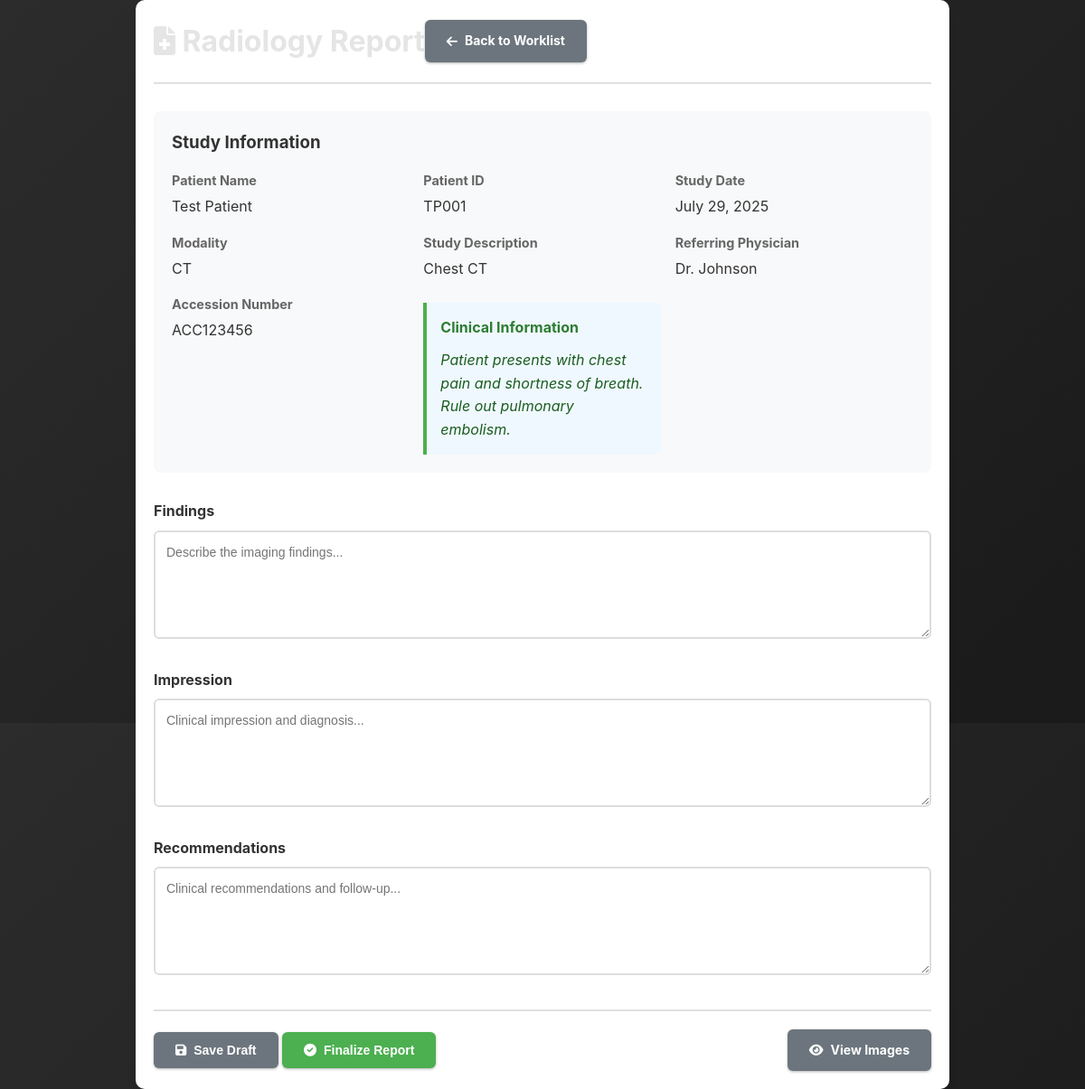
The page /worklist/study/1/report/ (signed in) on the database as committed earlier.
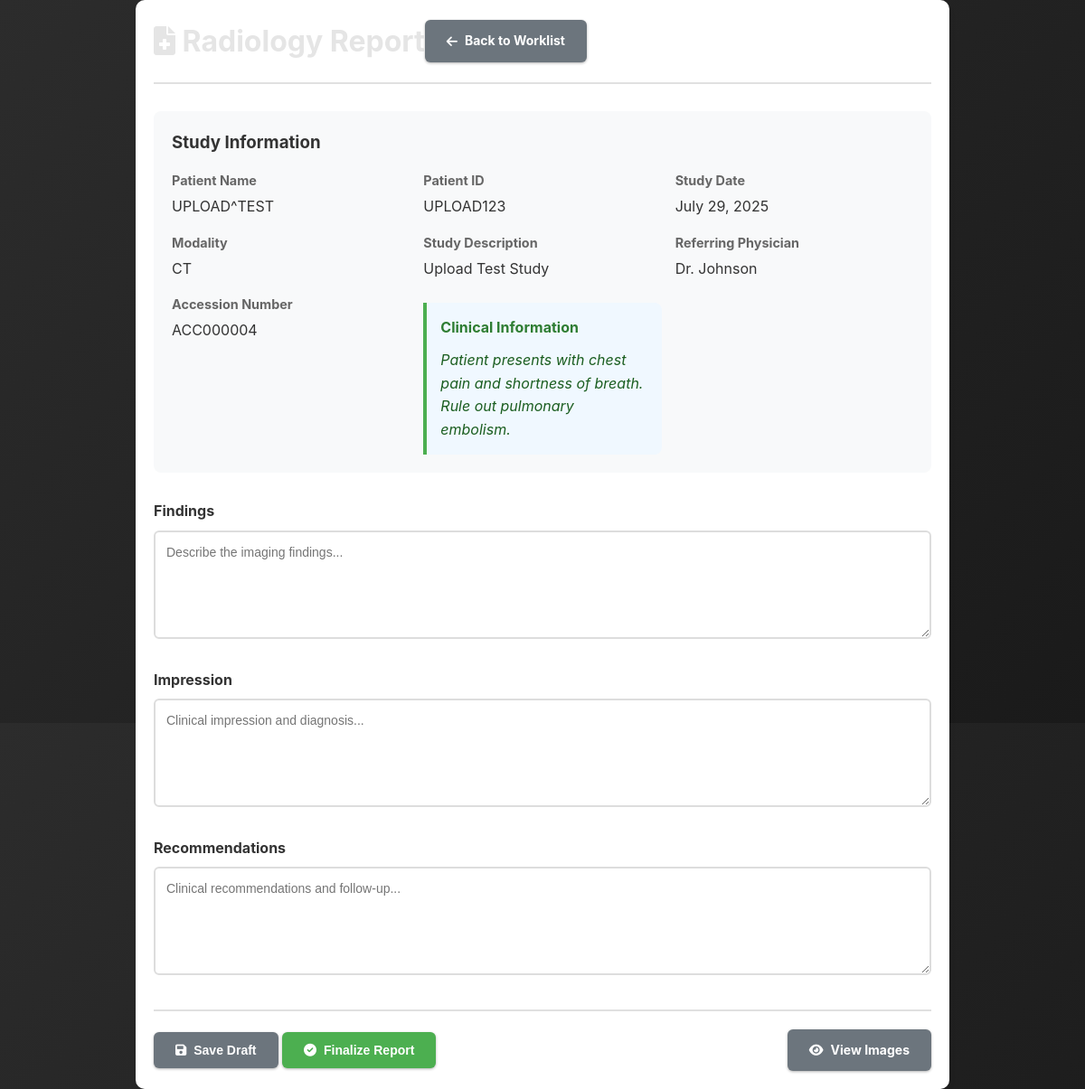
The same page on the database as committed later.
### viewer/models.py (models this page shows, shortened)
class DicomStudy(models.Model):
    study_instance_uid = models.CharField(max_length=100, unique=True)
    patient_name = models.CharField(max_length=200)
    patient_id = models.CharField(max_length=100)
    study_date = models.DateField(null=True, blank=True)
    study_time = models.TimeField(null=True, blank=True)
    study_description = models.TextField(blank=True)
    modality = models.CharField(max_length=10)
    institution_name = models.CharField(max_length=200, blank=True)
    created_at = models.DateTimeField(auto_now_add=True)
    uploaded_by = models.ForeignKey(User, on_delete=models.CASCADE, null=True, blank=True)
    facility = models.ForeignKey(Facility, on_delete=models.SET_NULL, null=True, blank=True)
    clinical_info = models.TextField(blank=True)
    accession_number = models.CharField(max_length=50, blank=True)
    referring_physician = models.CharField(max_length=200, blank=True)
    class Meta:
        ordering = ['-created_at']

### worklist/views.py (the view)
# urls.py: path('study/<int:study_id>/report/', views.create_report, name='create_report'),
@login_required
def create_report(request, study_id):
    study = get_object_or_404(DicomStudy, id=study_id)
    if not (request.user.is_superuser or
            request.user.groups.filter(name='Radiologists').exists()):
        return JsonResponse({'error': 'Permission denied. Only radiologists and administrators can create reports.'}, status=403)
    if not (request.user.is_superuser or
            request.user.groups.filter(name='Radiologists').exists() or
            (hasattr(request.user, 'facility') and
             request.user.facility == study.facility)):
        return JsonResponse({'error': 'Access denied. You do not have permission to access this study.'}, status=403)
    if request.method == 'POST':
        data = json.loads(request.body)
        report, created = Report.objects.get_or_create(
            study=study,
            radiologist=request.user,
            defaults={
                'findings': data.get('findings', ''),
                'impression': data.get('impression', ''),
                'recommendations': data.get('recommendations', ''),
                'status': 'draft'
            }
        )
        if not created:
            report.findings = data.get('findings', report.findings)
            report.impression = data.get('impression', report.impression)
            report.recommendations = data.get('recommendations', report.recommendations)
        if data.get('finalize'):
            report.status = 'finalized'
            report.finalized_at = timezone.now()
            worklist_entries = WorklistEntry.objects.filter(study=study)
            for entry in worklist_entries:
                entry.status = 'completed'
                entry.save()
            if study.facility:
                facility_users = study.facility.staff.all()
                for user in facility_users:
                    Notification.objects.create(
                        recipient=user,
                        notification_type='report_ready',
                        title=f'Report Ready: {study.patient_name}',
                        message=f'The radiology report for {study.patient_name} is now available.',
                        related_study=study
                    )
        report.save()
        return JsonResponse({
            'success': True,
            'report_id': report.id,
            'status': report.status
        })
    else:
        if request.headers.get('Content-Type') == 'application/json' or request.headers.get('Accept') == 'application/json':
            try:
                report = Report.objects.filter(study=study).latest('created_at')
                return JsonResponse({
                    'findings': report.findings,
                    'impression': report.impression,
                    'recommendations': report.recommendations,
                    'status': report.status,
                    'radiologist': report.radiologist.get_full_name() or report.radiologist.username,
                    'created_at': report.created_at.isoformat(),
                    'finalized_at': report.finalized_at.isoformat() if report.finalized_at else None
                })
            except Report.DoesNotExist:
                return JsonResponse({})
        else:
            try:
                report = Report.objects.filter(study=study).latest('created_at')
            except Report.DoesNotExist:
                report = None
            context = {
                'study': study,
                'report': report,
                'is_radiologist': request.user.groups.filter(name='Radiologists').exists(),
                'is_admin': request.user.is_superuser
            }
            return render(request, 'worklist/report.html', context)

### templates/worklist/report.html (shortened to what this page needs)
<!DOCTYPE html>
<html lang="en">
<head>
    {% load static %}
    <link rel="stylesheet" href="{% static 'css/worklist.css' %}">
    <link rel="stylesheet" href="https://cdnjs.cloudflare.com/ajax/libs/font-awesome/6.0.0/css/all.min.css">
</head>
<body>
    <div class="report-container">
        <div class="report-header">
            <h1><i class="fas fa-file-medical"></i> Radiology Report</h1>
            <a href="/worklist/" class="btn btn-secondary">
                <i class="fas fa-arrow-left"></i> Back to Worklist
            </a>
        </div>
        <div class="study-info">
            <h3>Study Information</h3>
            <div class="info-grid">
                <div class="info-item">
                    <span class="info-label">Patient Name</span>
                    <span class="info-value">{{ study.patient_name }}</span>
                </div>
                <div class="info-item">
                    <span class="info-label">Patient ID</span>
                    <span class="info-value">{{ study.patient_id }}</span>
                </div>
                <div class="info-item">
                    <span class="info-label">Study Date</span>
                    <span class="info-value">{{ study.study_date }}</span>
                </div>
                <div class="info-item">
                    <span class="info-label">Modality</span>
                    <span class="info-value">{{ study.modality }}</span>
                </div>
                <div class="info-item">
                    <span class="info-label">Study Description</span>
                    <span class="info-value">{{ study.study_description|default:"N/A" }}</span>
                </div>
                <div class="info-item">
                    <span class="info-label">Referring Physician</span>
                    <span class="info-value">{{ study.referring_physician|default:"N/A" }}</span>
                </div>
                <div class="info-item">
                    <span class="info-label">Accession Number</span>
                    <span class="info-value">{{ study.accession_number|default:"N/A" }}</span>
                </div>
                {% if study.clinical_info %}
                <div class="info-item clinical-info">
                    <span class="info-label">Clinical Information</span>
                    <span class="info-value">{{ study.clinical_info }}</span>
                </div>
                {% endif %}
            </div>
        </div>
        <form id="report-form">
            <div class="form-group">
                <label for="findings">Findings</label>
                <textarea id="findings" name="findings" placeholder="Describe the imaging findings...">{% if report %}{{ report.findings }}{% endif %}</textarea>
            </div>
            <div class="form-group">
                <label for="impression">Impression</label>
                <textarea id="impression" name="impression" placeholder="Clinical impression and diagnosis...">{% if report %}{{ report.impression }}{% endif %}</textarea>
            </div>
            <div class="form-group">
                <label for="recommendations">Recommendations</label>
                <textarea id="recommendations" name="recommendations" placeholder="Clinical recommendations and follow-up...">{% if report %}{{ report.recommendations }}{% endif %}</textarea>
            </div>
            <div class="button-group">
                <div>
                    <button type="button" id="save-draft" class="btn btn-secondary">
                        <i class="fas fa-save"></i> Save Draft
                    </button>
                    <button type="button" id="finalize-report" class="btn btn-primary">
                        <i class="fas fa-check-circle"></i> Finalize Report
                    </button>
                </div>
                <div>
                    <a href="/viewer/study/{{ study.id }}/" class="btn btn-secondary">
                        <i class="fas fa-eye"></i> View Images
                    </a>
                </div>
            </div>
        </form>
    </div>
</body>
</html>

Rows that differ between the two databases and show on the page:
changed DicomStudy "CT": patient_name "Test Patient" → "UPLOAD^TEST"; patient_id "TP001" → "UPLOAD123"; study_description "Chest CT" → "Upload Test Study"; accession_number "ACC123456" → "ACC000004"
